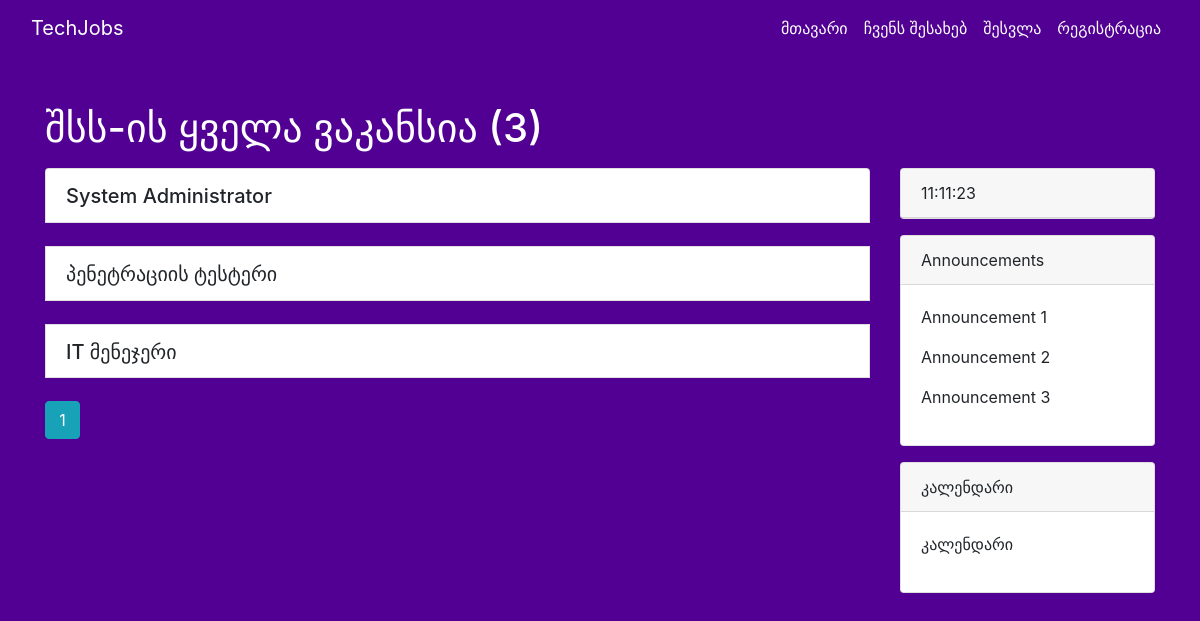
Screenshot of /user/შსს with the database file from the repository.
### app/models.py (models this page shows, shortened)
class User(db.Model, UserMixin):
    id = db.Column(db.Integer, primary_key=True)
    username = db.Column(db.String(20), unique=True, nullable=False)
    email = db.Column(db.String(120), unique=True, nullable=False)
    image_file = db.Column(db.String(20), nullable=False, default='default.jpg')
    password = db.Column(db.String(30), nullable=False)
    jobs = db.relationship('Job', backref='author', lazy=True)

class Job(db.Model):
    id = db.Column(db.Integer, primary_key=True)
    title = db.Column(db.String(20), unique=True, nullable=False)
    date_posted = db.Column(db.DateTime, nullable=False, default=datetime.utcnow)
    description = db.Column(db.Text, nullable=False)
    user_id = db.Column(db.Integer, db.ForeignKey('user.id'), nullable=False)

### app/users/routes.py (the view)
@users.route('/user/<string:username>')
def user_jobs(username):
    page = request.args.get('page', 1, type=int)
    user = User.query.filter_by(username=username).first_or_404()
    jobs = Job.query.filter_by(author=user).order_by(Job.date_posted.desc()).paginate(page=page, per_page=10)
    return render_template('user_jobs.html', jobs=jobs, user=user)

### app/templates/user_jobs.html (shortened to what this page needs)
{% extends "base.html" %}
{% block content %}
<br>
<br>
<h1 class="mb-3 white-text">{{ user.username }}-ის ყველა ვაკანსია ({{ jobs.total }})</h1>
<div class="row">
    <div class="col-md-9 offset-md-0">
        <ul class="list-group">
            {% for job in jobs.items %}
            <li class="list-group-item">
                <div class="d-flex justify-content-between align-items-center">
                    <div>
                        <h4 class="mb-0">
                            <a class="job-title" href="#" data-toggle="collapse" data-target="#job-{{ loop.index }}">
                                {{ job.title }}
                            </a>
                        </h4>
                    </div>
                </div>
            </li>
            <br>
            {% endfor %}
            <div class="page-links">
                {% for page_num in jobs.iter_pages() %}
                {% if page_num %}
                {% if jobs.page == page_num %}
                <a class="btn btn-info mb-2 custom-page-link" href="{{ url_for('users.user_jobs', username=user.username, page=page_num) }}">{{ page_num
                    }}</a>
                {% else %}
                <a class="btn btn-outline-info mb-2 custom-page-link" href="{{ url_for('users.user_jobs', username=user.username, page=page_num) }}">{{
                    page_num }}</a>
                {% endif %}
                {% endif %}
                {% endfor %}
            </div>
        </ul>
    </div>
    <div class="col-md-3">
        <div class="card mb-3">
            <div class="card-header">
                <div id="live-clock"></div>
            </div>
        </div>
        <div class="card mb-3">
            <div class="card-header">
                Announcements
            </div>
            <div class="card-body">
                <p>Announcement 1</p>
                <p>Announcement 2</p>
                <p>Announcement 3</p>
            </div>
        </div>
        <div class="card">
            <div class="card-header">
                კალენდარი
            </div>
            <div class="card-body">
                <p>კალენდარი</p>
            </div>
        </div>
    </div>
</div>
{% endblock %}

### app/static/main.css (style rules this page uses)
body { background-color: #510093; }
.white-text { color: #fff; }
.job-title { font-size: 20px; color: inherit; text-decoration: none; }
.custom-page-link { width: 35px; }
.page-links { display: inline-block; }

### rows the page displays
User: username "შსს"
Job: title "System Administrator"
Job: title "პენეტრაციის ტესტერი"
Job: title "IT მენეჯერი"

### other values shown
{{ jobs.total }} "3"
{{ page_num }} "1"
